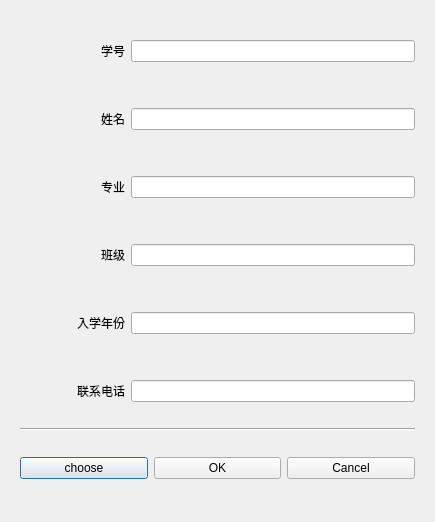
<?xml version="1.0" encoding="UTF-8"?>
<ui version="4.0">
 <class>Dialog</class>
 <widget class="QDialog" name="Dialog">
  <property name="geometry">
   <rect>
    <x>0</x>
    <y>0</y>
    <width>435</width>
    <height>522</height>
   </rect>
  </property>
  <property name="windowTitle">
   <string>Dialog</string>
  </property>
  <layout class="QVBoxLayout" name="verticalLayout">
   <item>
    <widget class="QWidget" name="widget" native="true">
     <layout class="QVBoxLayout" name="verticalLayout_2">
      <item>
       <layout class="QHBoxLayout" name="horizontalLayout">
        <item>
         <widget class="QLabel" name="label">
          <property name="minimumSize">
           <size>
            <width>105</width>
            <height>0</height>
           </size>
          </property>
          <property name="layoutDirection">
           <enum>Qt::LeftToRight</enum>
          </property>
          <property name="text">
           <string>学号</string>
          </property>
          <property name="alignment">
           <set>Qt::AlignRight|Qt::AlignTrailing|Qt::AlignVCenter</set>
          </property>
         </widget>
        </item>
        <item>
         <widget class="QLineEdit" name="numberlineEdit"/>
        </item>
       </layout>
      </item>
      <item>
       <spacer name="horizontalSpacer">
        <property name="orientation">
         <enum>Qt::Horizontal</enum>
        </property>
        <property name="sizeHint" stdset="0">
         <size>
          <width>388</width>
          <height>20</height>
         </size>
        </property>
       </spacer>
      </item>
      <item>
       <layout class="QHBoxLayout" name="horizontalLayout_2">
        <item>
         <widget class="QLabel" name="label_2">
          <property name="minimumSize">
           <size>
            <width>105</width>
            <height>0</height>
           </size>
          </property>
          <property name="text">
           <string>姓名</string>
          </property>
          <property name="alignment">
           <set>Qt::AlignRight|Qt::AlignTrailing|Qt::AlignVCenter</set>
          </property>
         </widget>
        </item>
        <item>
         <widget class="QLineEdit" name="namelineEdit"/>
        </item>
       </layout>
      </item>
      <item>
       <spacer name="horizontalSpacer_2">
        <property name="orientation">
         <enum>Qt::Horizontal</enum>
        </property>
        <property name="sizeHint" stdset="0">
         <size>
          <width>388</width>
          <height>20</height>
         </size>
        </property>
       </spacer>
      </item>
      <item>
       <layout class="QHBoxLayout" name="horizontalLayout_3">
        <item>
         <widget class="QLabel" name="label_3">
          <property name="minimumSize">
           <size>
            <width>105</width>
            <height>0</height>
           </size>
          </property>
          <property name="text">
           <string>专业</string>
          </property>
          <property name="alignment">
           <set>Qt::AlignRight|Qt::AlignTrailing|Qt::AlignVCenter</set>
          </property>
         </widget>
        </item>
        <item>
         <widget class="QLineEdit" name="majorlineEdit"/>
        </item>
       </layout>
      </item>
      <item>
       <spacer name="horizontalSpacer_3">
        <property name="orientation">
         <enum>Qt::Horizontal</enum>
        </property>
        <property name="sizeHint" stdset="0">
         <size>
          <width>388</width>
          <height>20</height>
         </size>
        </property>
       </spacer>
      </item>
      <item>
       <layout class="QHBoxLayout" name="horizontalLayout_4">
        <item>
         <widget class="QLabel" name="label_4">
          <property name="minimumSize">
           <size>
            <width>105</width>
            <height>0</height>
           </size>
          </property>
          <property name="text">
           <string>班级</string>
          </property>
          <property name="alignment">
           <set>Qt::AlignRight|Qt::AlignTrailing|Qt::AlignVCenter</set>
          </property>
         </widget>
        </item>
        <item>
         <widget class="QLineEdit" name="gradelineEdit"/>
        </item>
       </layout>
      </item>
      <item>
       <spacer name="horizontalSpacer_4">
        <property name="orientation">
         <enum>Qt::Horizontal</enum>
        </property>
        <property name="sizeHint" stdset="0">
         <size>
          <width>388</width>
          <height>20</height>
         </size>
        </property>
       </spacer>
      </item>
      <item>
       <layout class="QHBoxLayout" name="horizontalLayout_5">
        <item>
         <widget class="QLabel" name="label_5">
          <property name="minimumSize">
           <size>
            <width>105</width>
            <height>0</height>
           </size>
          </property>
          <property name="text">
           <string>入学年份</string>
          </property>
          <property name="alignment">
           <set>Qt::AlignRight|Qt::AlignTrailing|Qt::AlignVCenter</set>
          </property>
         </widget>
        </item>
        <item>
         <widget class="QLineEdit" name="timelineEdit"/>
        </item>
       </layout>
      </item>
      <item>
       <spacer name="horizontalSpacer_5">
        <property name="orientation">
         <enum>Qt::Horizontal</enum>
        </property>
        <property name="sizeHint" stdset="0">
         <size>
          <width>388</width>
          <height>20</height>
         </size>
        </property>
       </spacer>
      </item>
      <item>
       <layout class="QHBoxLayout" name="horizontalLayout_6">
        <item>
         <widget class="QLabel" name="label_6">
          <property name="minimumSize">
           <size>
            <width>105</width>
            <height>0</height>
           </size>
          </property>
          <property name="text">
           <string>联系电话</string>
          </property>
          <property name="alignment">
           <set>Qt::AlignRight|Qt::AlignTrailing|Qt::AlignVCenter</set>
          </property>
         </widget>
        </item>
        <item>
         <widget class="QLineEdit" name="phonelineEdit"/>
        </item>
       </layout>
      </item>
      <item>
       <widget class="Line" name="line">
        <property name="orientation">
         <enum>Qt::Horizontal</enum>
        </property>
       </widget>
      </item>
      <item>
       <layout class="QHBoxLayout" name="horizontalLayout_11">
        <item>
         <widget class="QPushButton" name="chooseButton">
          <property name="text">
           <string>choose</string>
          </property>
         </widget>
        </item>
        <item>
         <widget class="QPushButton" name="okButton">
          <property name="text">
           <string>OK</string>
          </property>
         </widget>
        </item>
        <item>
         <widget class="QPushButton" name="cancelButton">
          <property name="text">
           <string>Cancel</string>
          </property>
         </widget>
        </item>
       </layout>
      </item>
     </layout>
    </widget>
   </item>
  </layout>
 </widget>
 <resources/>
 <connections/>
</ui>
